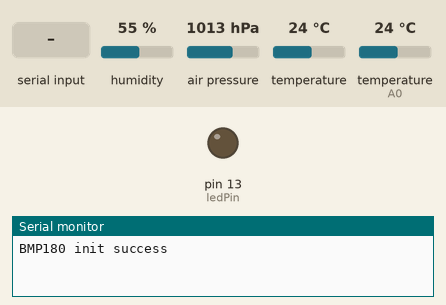
Recording of a sketch running on a simulated Arduino Nano, built with avr-gcc and run on an emulated ATmega328P. Shown: output pins drawn as LEDs (lit = HIGH), the last lines printed to the serial monitor. Inputs (shaded band) come from the test bench; at power-on: humidity 55 %, air pressure 1013 hPa, temperature 24 °C, temperature (sensor on A0) 24 °C.

Above: at 1.2 s.
1.3 s: "Q" received over Serial
At 2.5 s:
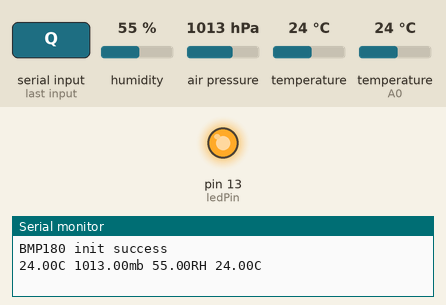
Timing chart, 0 to 4.3 s (numbered marks = the images above; inputs shaded):
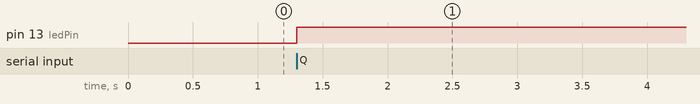

The sketch:

dataserver.ino
```cpp
// arduino end
char val; // Data received from the serial port
int ledPin = 13; // Set the pin to digital I/O 13
boolean ledState = LOW; //to toggle our LED
// BMP180 stuff
#include <SFE_BMP180.h>
#include <Wire.h>

// You will need to create an SFE_BMP180 object, here called "pressure":

SFE_BMP180 pressure;

#define ALTITUDE 0.0 // Altitude in meters
/*
Hardware connections:

- (GND) to GND
+ (VDD) to 3.3V

Any Arduino pins labeled:  SDA  SCL
Nano,                       A4   A5
*/

// DHT11 stuff
#include "DHT.h"
#define DHTPIN A0    // what pin we're connected to
#define DHTTYPE DHT11   // DHT 11
// Connect pin 1 (on the left) of the sensor to +5V
// Connect pin 2 of the sensor to whatever your DHTPIN is
// Connect pin 4 (on the right) of the sensor to GROUND
// Connect a 10K resistor from pin 2 (data) to pin 1 (power) of the sensor
DHT dht(DHTPIN, DHTTYPE);

void setup()
{
  pinMode(ledPin, OUTPUT); // Set pin as OUTPUT
  //initialize serial communications at a 115200 baud rate
  Serial.begin(115200);
 // BMP180
  if (pressure.begin())
    Serial.println("BMP180 init success");
  else
  {
    // Oops, something went wrong, this is usually a connection problem,
    // see the comments at the top of this sketch for the proper connections.

    Serial.println("BMP180 init fail\n\n");
    while(1); // Pause forever.
  }
  //dht11
   dht.begin();
}

void loop()
{
  char status;
  double T,P,p0,a;

  if (Serial.available() > 0) { // If data is available to read,
    val = Serial.read(); // read it and store it in val

    if(val == 'Q') //if we get a Q
    {
      // read indicator
       ledState = !ledState; //flip the ledState
       digitalWrite(ledPin, ledState);


  status = pressure.startTemperature();
  if (status != 0)
  {
    // Wait for the measurement to complete:
    delay(status);

    // Retrieve the completed temperature measurement:
    // Note that the measurement is stored in the variable T.
    // Function returns 1 if successful, 0 if failure.

    status = pressure.getTemperature(T);
    if (status != 0)
    {
      // Print out the measurement:
      Serial.print(T,2);
      Serial.print("C ");

      // Start a pressure measurement:
      // The parameter is the oversampling setting, from 0 to 3 (highest res, longest wait).
      // If request is successful, the number of ms to wait is returned.
      // If request is unsuccessful, 0 is returned.

      status = pressure.startPressure(3);
      if (status != 0)
      {
        // Wait for the measurement to complete:
        delay(status);

        status = pressure.getPressure(P,T);
        if (status != 0)
        {
          // Print out the measurement:
          Serial.print(P,2);
          Serial.print("mb ");


        }
        else Serial.println("error retrieving pressure measurement\n");
      }
      else Serial.println("error starting pressure measurement\n");
    }
    else Serial.println("error retrieving temperature measurement\n");
  }
  else Serial.println("error starting temperature measurement\n");


       // Reading temperature or humidity takes about 250 milliseconds!
       // Sensor readings may also be up to 2 seconds 'old' (its a very slow sensor)
       float h = dht.readHumidity();
       float t = dht.readTemperature();
       // check if returns are valid, if they are NaN (not a number) then something went wrong!
       if (isnan(t) || isnan(h)) {
     		Serial.println("Failed to read");
       } else {
     		Serial.print(h);
    		Serial.print("RH");
    		Serial.print(" ");
    		Serial.print(t);
    		Serial.println("C");
       }
    }
 }
}
```

Measured:
- after the input at 1.3 s, pin 13 (ledPin): LOW → HIGH at once
